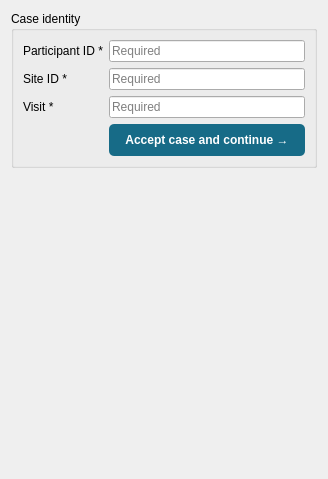
                      <widget class="QWidget" name="casePage">
                        <layout class="QVBoxLayout" name="casePageLayout">
                          <item>
                            <widget class="QGroupBox" name="caseGroup">
                              <property name="title">
                                <string>Case identity</string>
                              </property>
                              <layout class="QFormLayout" name="caseForm">
                                <item row="0" column="0">
                                  <widget class="QLabel" name="participantLabel">
                                    <property name="text">
                                      <string>Participant ID *</string>
                                    </property>
                                  </widget>
                                </item>
                                <item row="0" column="1">
                                  <widget class="QLineEdit" name="participantEdit">
                                    <property name="placeholderText">
                                      <string>Required</string>
                                    </property>
                                  </widget>
                                </item>
                                <item row="1" column="0">
                                  <widget class="QLabel" name="siteLabel">
                                    <property name="text">
                                      <string>Site ID *</string>
                                    </property>
                                  </widget>
                                </item>
                                <item row="1" column="1">
                                  <widget class="QLineEdit" name="siteEdit">
                                    <property name="placeholderText">
                                      <string>Required</string>
                                    </property>
                                  </widget>
                                </item>
                                <item row="2" column="0">
                                  <widget class="QLabel" name="visitLabel">
                                    <property name="text">
                                      <string>Visit *</string>
                                    </property>
                                  </widget>
                                </item>
                                <item row="2" column="1">
                                  <widget class="QLineEdit" name="visitEdit">
                                    <property name="placeholderText">
                                      <string>Required</string>
                                    </property>
                                    <property name="maxLength">
                                      <number>2</number>
                                    </property>
                                  </widget>
                                </item>
                                <item row="3" column="1">
                                  <widget class="QPushButton" name="acceptCaseButton">
                                    <property name="text">
                                      <string>Accept case and continue →</string>
                                    </property>
                                    <property name="styleSheet">
                                      <string>QPushButton { padding: 9px 16px; background: #176b87; color: white; border: 0; border-radius: 5px; font-weight: 600; outline: none; } QPushButton:focus { outline: none; border: 0; }</string>
                                    </property>
                                  </widget>
                                </item>
                              </layout>
                            </widget>
                          </item>
                          <item>
                            <spacer name="caseSpacer">
                              <property name="orientation">
                                <enum>Qt::Vertical</enum>
                              </property>
                              <property name="sizeHint">
                                <size>
                                  <width>20</width>
                                  <height>300</height>
                                </size>
                              </property>
                            </spacer>
                          </item>
                        </layout>
                      </widget>
